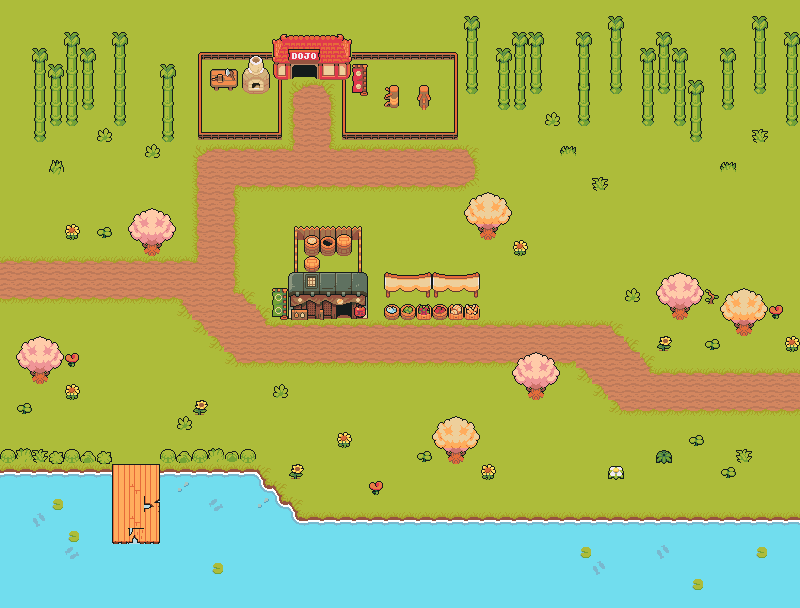

The image is a tile-based game level rendered from a .tmx file. Its description and source (layers, tilesets, objects; grid data summarised) follow:
An orthogonal 50x38 tile map with 16x16 px tiles, 4 tile layers (Background, Walkable, Barriers, Overhead), 4 tilesets and 6 objects.

<map version="1.9" tiledversion="1.9.2" orientation="orthogonal" renderorder="right-down" width="50" height="38" tilewidth="16" tileheight="16" infinite="0" nextlayerid="6" nextobjectid="7">
 <editorsettings>
  <export target="TilesetMap.tmj" format="json" />
 </editorsettings>
 <tileset firstgid="1" source="TilesetNature.tsx" />
 <tileset firstgid="337" source="TilesetWater.tsx" />
 <tileset firstgid="813" source="TilesetHouse.tsx" />
 <tileset firstgid="1572" source="TilesetFloor.tsx" />
 <layer id="1" name="Background" width="50" height="38">
  <data>[1900 cells, 1900 non-empty, 20 distinct tile ids]</data>
 </layer>
 <layer id="4" name="Walkable" width="50" height="38">
  <data>[1900 cells, 60 non-empty, 23 distinct tile ids]</data>
 </layer>
 <layer id="2" name="Barriers" width="50" height="38">
  <data>[1900 cells, 477 non-empty, 64 distinct tile ids]</data>
 </layer>
 <layer id="3" name="Overhead" width="50" height="38">
  <data>[1900 cells, 146 non-empty, 42 distinct tile ids]</data>
 </layer>
 <objectgroup id="5" name="Script">
  <object id="1" x="273.333" y="32" width="76" height="48" />
  <object id="2" x="290.667" y="274.667" width="77.3333" height="44">
   <properties>
    <property name="name" value="building" />
   </properties>
  </object>
  <object id="3" x="194.667" y="52" width="86.6667" height="84" />
  <object id="4" x="345.333" y="53.3333" width="114.667" height="88" />
  <object id="5" x="289.333" y="226.667" width="76" height="45.3333">
   <properties>
    <property name="name" value="fences" />
   </properties>
  </object>
  <object id="6" x="384" y="274.667" width="94.6667" height="42.6667">
   <properties>
    <property name="name" value="stall" />
   </properties>
  </object>
 </objectgroup>
</map>
